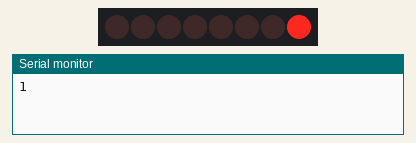
Recording of a program running on a simulated Arduino Mega 2560, built with avr-gcc and run on an emulated ATmega2560. Parts: 8 shift-register outputs drawn as a row of LEDs (first output left, lit = HIGH), the last lines printed to the serial monitor. Wiring (inferred from the names in the program): shift register (74HC595): data pin 8; shift clock pin 10; latch pin 9. Wiring (inferred from the signals the program sends): row of LEDs: on Q0, Q1, Q2, Q3, Q4, Q5, Q6, Q7.

Above: at 0.2 s.
At 1.2 s:
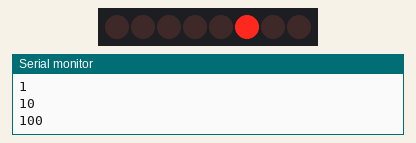
At 1.7 s:
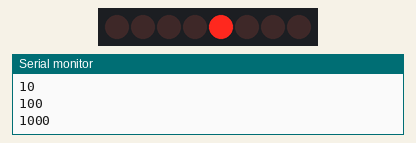
At 2.2 s:
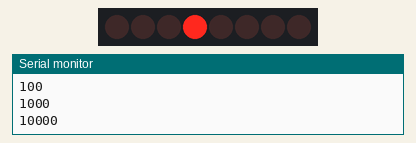
At 3.2 s:
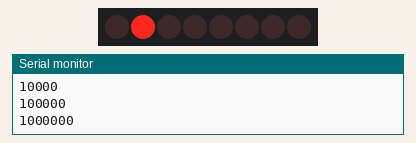
At 4.7 s:
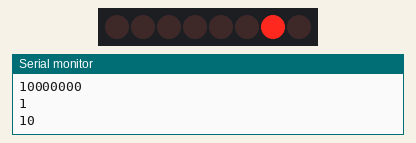
Timing chart, 0 to 5.2 s (numbered marks = the images above):
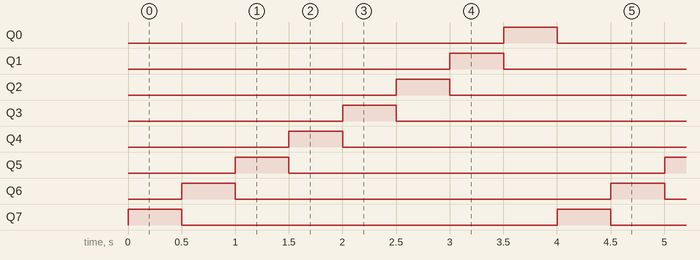

The program:

main.cpp
```cpp
#include <Arduino.h>

int data_pin = 8;
int latch_pin = 9;
int clock_pin = 10;
int reset_pin = 11;

void reset_SIPO_register();
void shift_SIPO(byte sequence);

void setup() {
  pinMode(latch_pin, OUTPUT);
  pinMode(data_pin, OUTPUT);
  pinMode(clock_pin, OUTPUT);
  pinMode(reset_pin, OUTPUT);
  Serial.begin(9600);
}

void loop() {
  reset_SIPO_register();
  int position = 1;

  for (int i = 0; i < 8; i++) {
    int into = position << i;
    shift_SIPO(into);
    Serial.println(into, BIN);
    delay(500);
  }
}

void reset_SIPO_register() {
  digitalWrite(reset_pin, LOW);
  digitalWrite(reset_pin, HIGH);
}

void shift_SIPO(byte sequence) {
  digitalWrite(latch_pin, LOW);
  shiftOut(data_pin, clock_pin, LSBFIRST, sequence);
  digitalWrite(latch_pin, HIGH);
}


  // int position = 1;
  // for (int i = 0; i < 8; i++) {
  //   int into = position << i;
  //   shift_SIPO(0xFF);
  //   Serial.println(into);
  //   delay(500);
  // }
```

Measured:
- by itself, Q0–7: alternates HIGH for 0.50 s and LOW for 3.5 s
- by itself, everything shown: repeats every 4.0 s, in 8 steps
